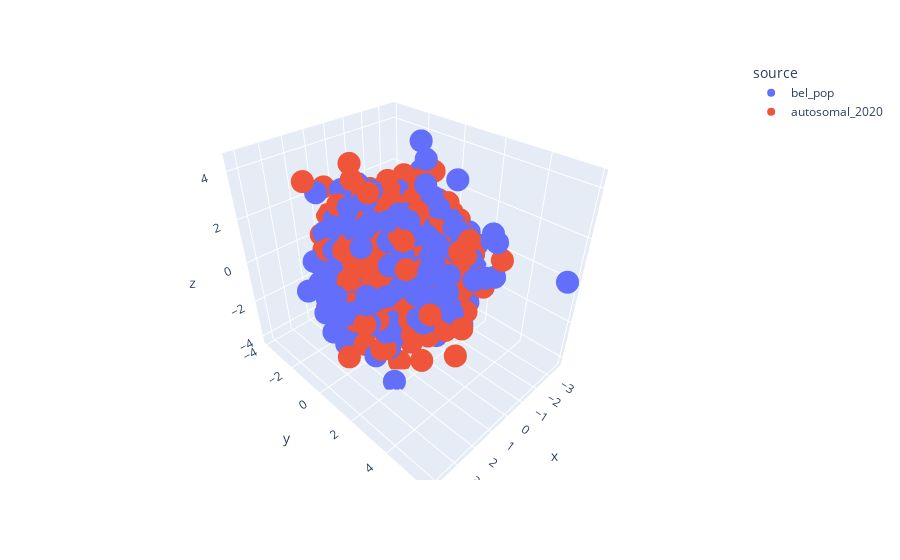
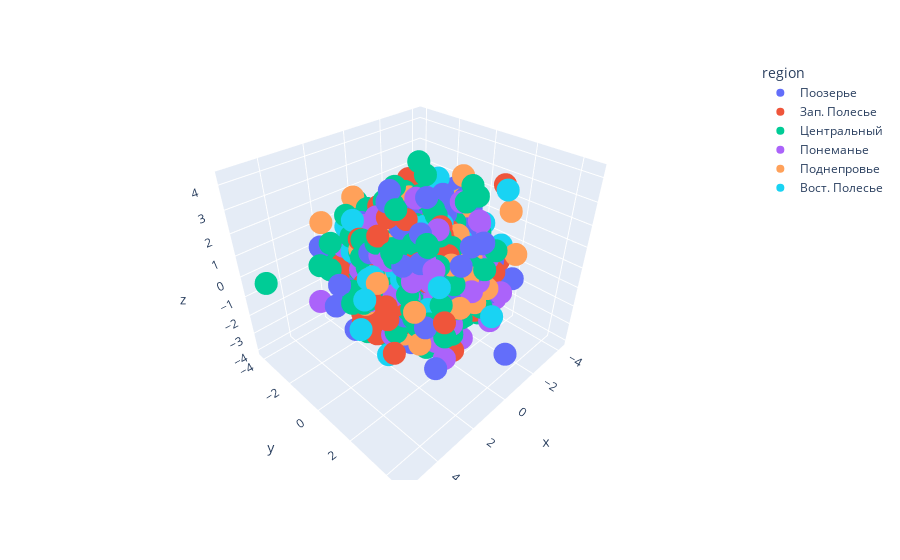

The notebook cell these images were saved under, in order:
### Markdown cell above
**Belarussian population**

### Code cell
from populations.viz_utils import vizualize_pca

vizualize_pca(dh.get('bel_data'), 'source')
vizualize_pca(dh.get('bel_data'), 'region')

### Figure 1 — Plotly figure (JSON) as saved in the notebook; plotly's stock layout.template omitted (floating-point values rounded to 4 significant figures; data arrays with more than 128 entries replaced by an {"elided": "..."} marker saying what was removed)
{"data": [{"hovertemplate": "source=bel_pop<br>x=%{x}<br>y=%{y}<br>z=%{z}<extra></extra>", "legendgroup": "bel_pop", "marker": {"color": "#636efa", "symbol": "circle"}, "mode": "markers", "name": "bel_pop", "scene": "scene", "showlegend": true, "type": "scatter3d", "x": {"elided": "813 float values"}, "y": {"elided": "813 float values"}, "z": {"elided": "813 float values"}}, {"hovertemplate": "source=autosomal_2020<br>x=%{x}<br>y=%{y}<br>z=%{z}<extra></extra>", "legendgroup": "autosomal_2020", "marker": {"color": "#EF553B", "symbol": "circle"}, "mode": "markers", "name": "autosomal_2020", "scene": "scene", "showlegend": true, "type": "scatter3d", "x": {"elided": "548 float values"}, "y": {"elided": "548 float values"}, "z": {"elided": "548 float values"}}], "layout": {"legend": {"title": {"text": "source"}, "tracegroupgap": 0}, "margin": {"t": 60}, "scene": {"domain": {"x": [0, 1], "y": [0, 1]}, "xaxis": {"title": {"text": "x"}}, "yaxis": {"title": {"text": "y"}}, "zaxis": {"title": {"text": "z"}}}}}

### Figure 2 — Plotly figure (JSON) as saved in the notebook; plotly's stock layout.template omitted (floating-point values rounded to 4 significant figures; data arrays with more than 128 entries replaced by an {"elided": "..."} marker saying what was removed)
{"data": [{"hovertemplate": "region=Поозерье<br>x=%{x}<br>y=%{y}<br>z=%{z}<extra></extra>", "legendgroup": "Поозерье", "marker": {"color": "#636efa", "symbol": "circle"}, "mode": "markers", "name": "Поозерье", "scene": "scene", "showlegend": true, "type": "scatter3d", "x": {"elided": "252 float values"}, "y": {"elided": "252 float values"}, "z": {"elided": "252 float values"}}, {"hovertemplate": "region=Зап. Полесье<br>x=%{x}<br>y=%{y}<br>z=%{z}<extra></extra>", "legendgroup": "Зап. Полесье", "marker": {"color": "#EF553B", "symbol": "circle"}, "mode": "markers", "name": "Зап. Полесье", "scene": "scene", "showlegend": true, "type": "scatter3d", "x": {"elided": "235 float values"}, "y": {"elided": "235 float values"}, "z": {"elided": "235 float values"}}, {"hovertemplate": "region=Центральный<br>x=%{x}<br>y=%{y}<br>z=%{z}<extra></extra>", "legendgroup": "Центральный", "marker": {"color": "#00cc96", "symbol": "circle"}, "mode": "markers", "name": "Центральный", "scene": "scene", "showlegend": true, "type": "scatter3d", "x": {"elided": "394 float values"}, "y": {"elided": "394 float values"}, "z": {"elided": "394 float values"}}, {"hovertemplate": "region=Понеманье<br>x=%{x}<br>y=%{y}<br>z=%{z}<extra></extra>", "legendgroup": "Понеманье", "marker": {"color": "#ab63fa", "symbol": "circle"}, "mode": "markers", "name": "Понеманье", "scene": "scene", "showlegend": true, "type": "scatter3d", "x": {"elided": "149 float values"}, "y": {"elided": "149 float values"}, "z": {"elided": "149 float values"}}, {"hovertemplate": "region=Поднепровье<br>x=%{x}<br>y=%{y}<br>z=%{z}<extra></extra>", "legendgroup": "Поднепровье", "marker": {"color": "#FFA15A", "symbol": "circle"}, "mode": "markers", "name": "Поднепровье", "scene": "scene", "showlegend": true, "type": "scatter3d", "x": {"elided": "187 float values"}, "y": {"elided": "187 float values"}, "z": {"elided": "187 float values"}}, {"hovertemplate": "region=Вост. Полесье<br>x=%{x}<br>y=%{y}<br>z=%{z}<extra></extra>", "legendgroup": "Вост. Полесье", "marker": {"color": "#19d3f3", "symbol": "circle"}, "mode": "markers", "name": "Вост. Полесье", "scene": "scene", "showlegend": true, "type": "scatter3d", "x": {"elided": "144 float values"}, "y": {"elided": "144 float values"}, "z": {"elided": "144 float values"}}], "layout": {"legend": {"title": {"text": "region"}, "tracegroupgap": 0}, "margin": {"t": 60}, "scene": {"domain": {"x": [0, 1], "y": [0, 1]}, "xaxis": {"title": {"text": "x"}}, "yaxis": {"title": {"text": "y"}}, "zaxis": {"title": {"text": "z"}}}}}
